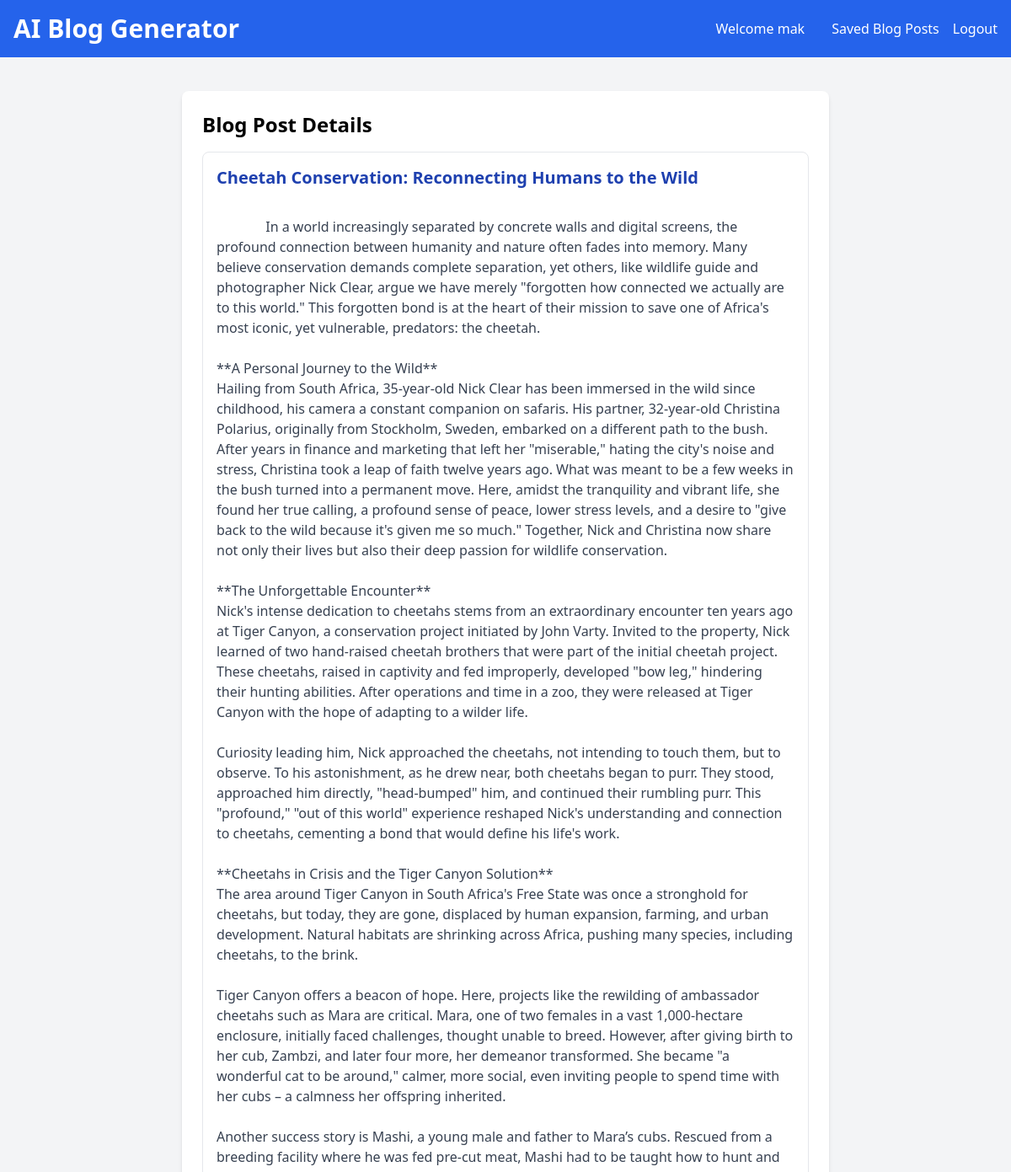
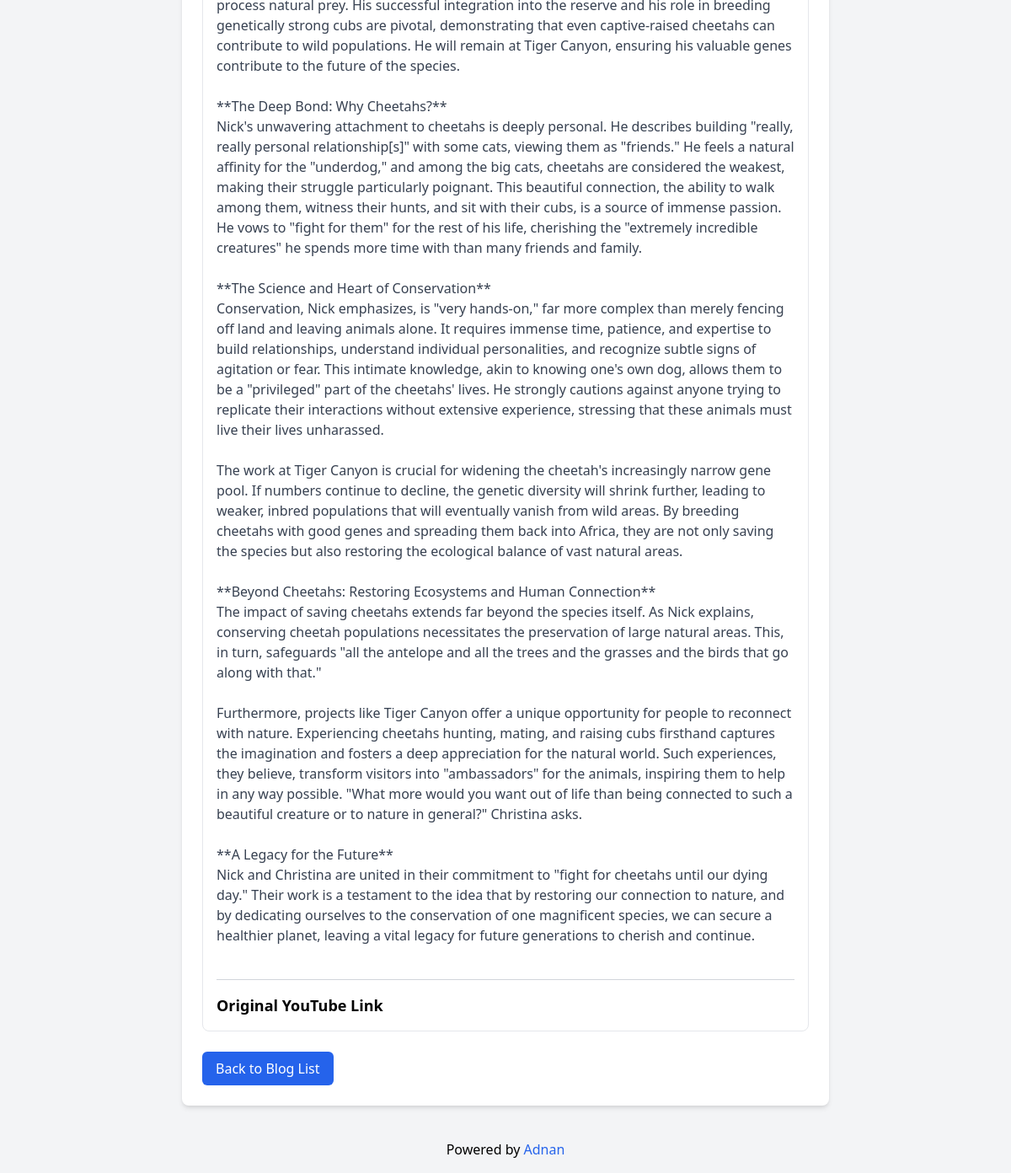
The page /blog-details/1/ (signed in) on the database its author committed (2 pictures, top to bottom).
### blog_generator/models.py (models this page shows, shortened)
class BlogPost(models.Model):
    user = models.ForeignKey(User, on_delete=models.CASCADE)
    youtube_title = models.CharField(max_length=300)
    youtube_link = models.URLField()
    generated_content = models.TextField()
    created_at = models.DateTimeField(auto_now_add=True)

### blog_generator/views.py (the view)
# urls.py: path('blog-details/<int:pk>/', views.blog_details, name='blog-details'),
@login_required
def blog_details(request, pk):
    try:
        blog_article_detail = BlogPost.objects.get(id=pk)
        if request.user == blog_article_detail.user:
            return render(request, 'blog-details.html', {'blog_article_detail': blog_article_detail})
        else:
            return redirect('blog_list')
    except BlogPost.DoesNotExist:
        return redirect('blog_list')

### templates/blog-details.html (shortened to what this page needs)
<!DOCTYPE html>
<html lang="en">
  <head>
    <link
      href="https://cdn.jsdelivr.net/npm/tailwindcss@2.2.19/dist/tailwind.min.css"
      rel="stylesheet"
    />
  </head>
  <body class="bg-gray-100 font-sans antialiased">
    <nav
      class="bg-blue-600 p-4 text-white flex flex-col sm:flex-row sm:justify-between sm:items-center"
    >
      <div>
        <h1 class="text-2xl sm:text-3xl font-bold text-center sm:text-left">
          AI Blog Generator
        </h1>
      </div>
      <div class="mt-4 sm:mt-0 flex flex-col sm:flex-row items-center">
        <a
          href="{% url 'index' %}"
          class="text-white hover:underline my-1 sm:my-0 sm:mx-4"
          >Welcome {{ user.username }}</a
        >
        <a
          href="{% url 'blog-list' %}"
          class="text-white hover:underline my-1 sm:my-0 sm:mx-4"
          >Saved Blog Posts</a
        >
        <a
          href="{% url 'logout' %}"
          class="text-white hover:underline my-1 sm:my-0"
          >Logout</a
        >
      </div>
    </nav>
    <div class="container mx-auto mt-6 sm:mt-10 px-4">
      <div class="max-w-3xl mx-auto bg-white p-4 md:p-6 rounded-lg shadow-md">
        <section>
          <h2 class="text-xl md:text-2xl mb-4 font-semibold">
            Blog Post Details
          </h2>
          <div class="border border-gray-200 p-4 rounded-lg">
            <h3 class="text-lg md:text-xl font-semibold text-blue-800">
              {{blog_article_detail.youtube_title}}
            </h3>
            <p class="text-gray-700 mt-2 whitespace-pre-wrap">
              {{blog_article_detail.generated_content}}
            </p>
            {% if blog_article_detail.youtube_link != 'N/A' %}
            <hr class="my-4 border-gray-300" />
            <h4 class="text-lg font-semibold mt-4">Original YouTube Link</h4>
            {% endif %}
          </div>
          <a
            href="{% url 'blog-list' %}"
            class="mt-6 inline-block bg-blue-600 text-white px-4 py-2 rounded-md hover:bg-blue-700 transition-colors"
            >Back to Blog List</a
          >
        </section>
      </div>
    </div>
    <footer class="text-center p-4 text-black mt-6">
      Powered by
      <a
        href="https://www.instagram.com/kamikaze_0o/"
        target="_blank"
        class="text-blue-600 hover:underline"
        >Adnan</a
      >
    </footer>
  </body>
</html>

### rows shown on the page
BlogPost: youtube_title "Cheetah Conservation: Reconnecting Humans to the Wild", generated_content "In a world increasingly separated by concrete walls and digital screens, the profound connection between humanity and nature often fades into memory. Many believe conservation demands complete separation, yet others, like wildlife guide and photographer Nick Clear, argue we have merely \"forgotten how connected we actually are to this world.\" This forgotten bond is at the heart of their mission to save one of Africa's most iconic, yet vulnerable, predators: the cheetah. **A Personal Journey to the Wild** Hailing from South Africa, 35-year-old Nick Clear has been immersed in the wild since childhood, his camera a constant companion on safaris. His partner, 32-year-old Christina Polarius,…"

### other values the page prints
{{ user.username }} "mak"
